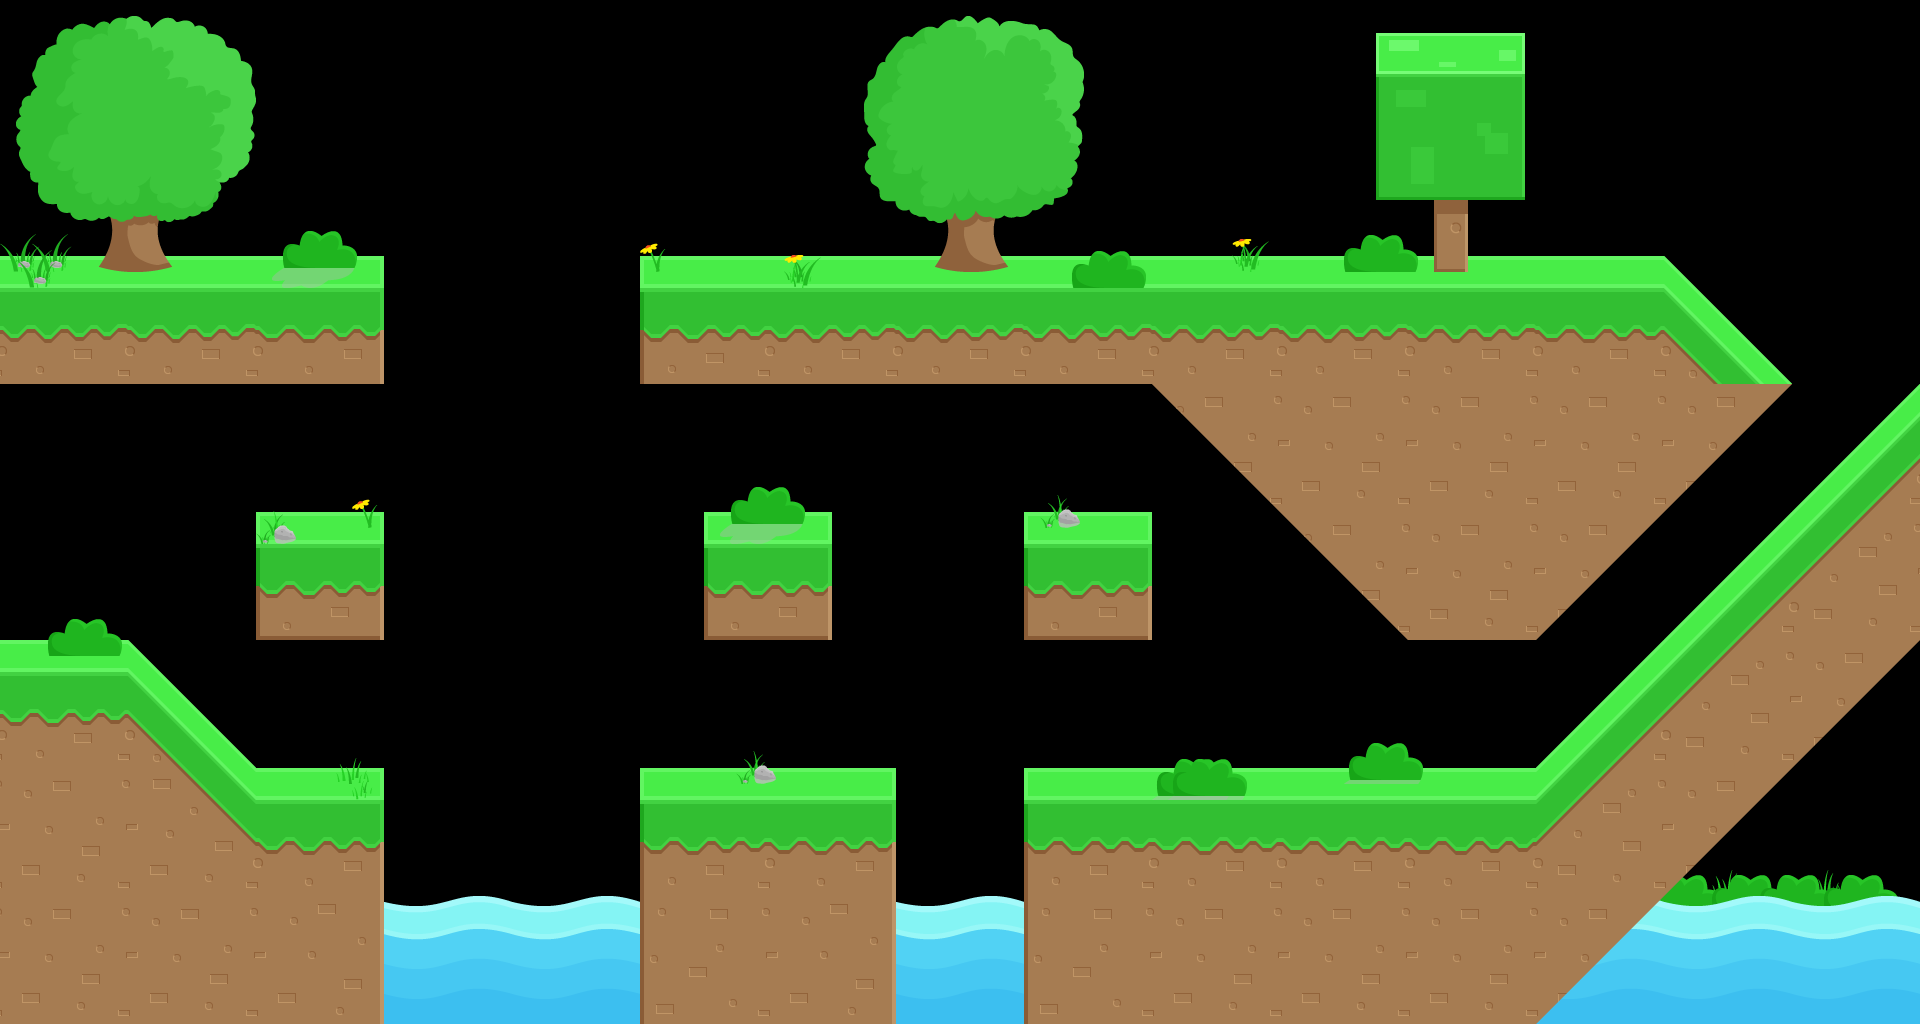

A level layout from a 2D game, rendered from its tile map. Below: a short description, then the map file with tile-grid data replaced by summaries:
An orthogonal 120x64 tile map with 16x16 px tiles, 4 tile layers (Tile Layer 3, Tile Layer 1, Tile Layer 2, Tile Layer 4), 4 tilesets.

<map version="1.2" tiledversion="2019.02.10" orientation="orthogonal" renderorder="right-down" width="120" height="64" tilewidth="16" tileheight="16" infinite="0" nextlayerid="5" nextobjectid="1">
 <tileset firstgid="1" source="Landscapes.tsx" />
 <tileset firstgid="27" source="water.tsx" />
 <tileset firstgid="44" source="Trrain Objects.tsx" />
 <tileset firstgid="59" source="Coin.tsx" />
 <layer id="3" name="Tile Layer 3" width="120" height="64">
  <data>[7680 cells, 9 non-empty, 5 distinct tile ids]</data>
 </layer>
 <layer id="1" name="Tile Layer 1" width="120" height="64">
  <data>[7680 cells, 19 non-empty, 11 distinct tile ids]</data>
 </layer>
 <layer id="2" name="Tile Layer 2" width="120" height="64">
  <data>[7680 cells, 44 non-empty, 17 distinct tile ids]</data>
 </layer>
 <layer id="4" name="Tile Layer 4" width="120" height="64">
  <data>[7680 cells, 20 non-empty, 10 distinct tile ids]</data>
 </layer>
</map>
